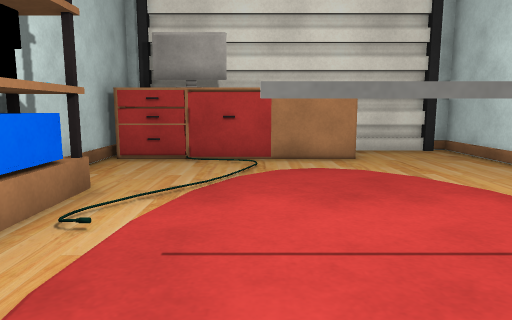
[1] (above)

14 first-person views from a walk through a Unity game level. The camera is 0.72 m above the floor, tilts 8° down and sees 70° across. The floor is counted in squares, 0.5 m on a side. Each view is taken from the middle of a square. On the plan, view 1 faces up. The plan holds only what a view shows up to about 16 squares ahead; the rest is blank. The place goes on beyond the plan. The player character is not drawn. Some surface patterns are stand-ins.

[2]
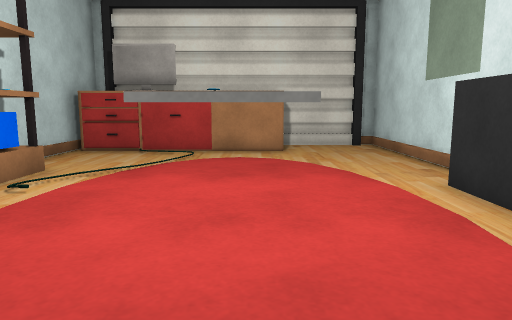

[3]
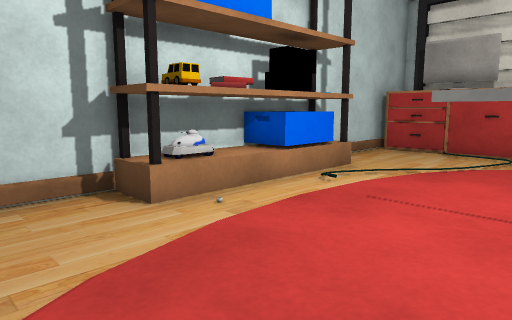

[4]
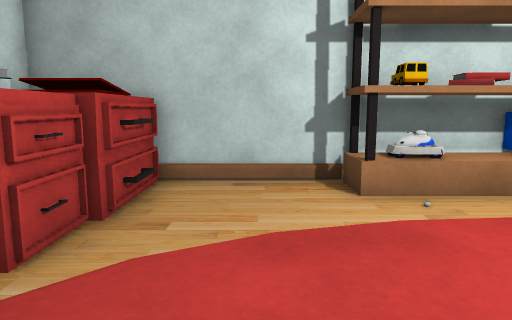

[5]
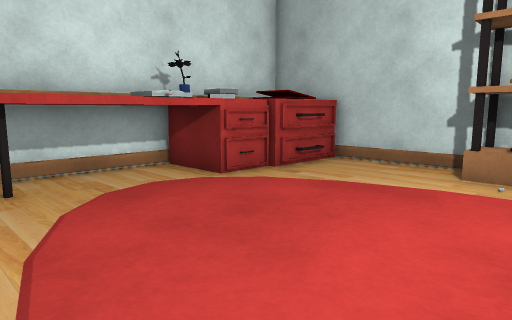

[6]
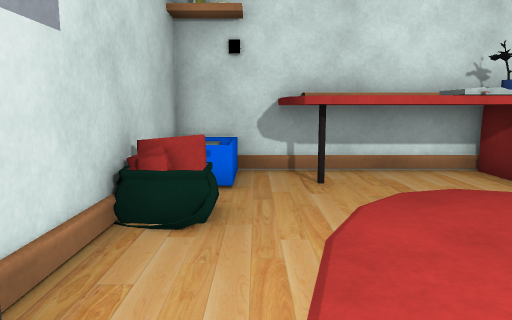

[7]
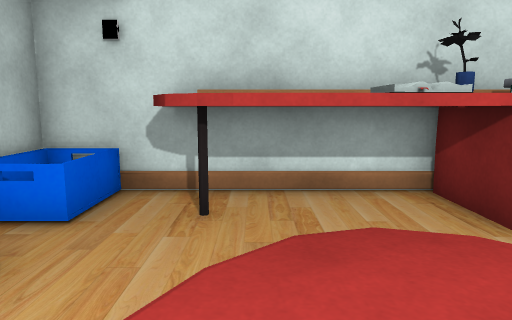

[8]
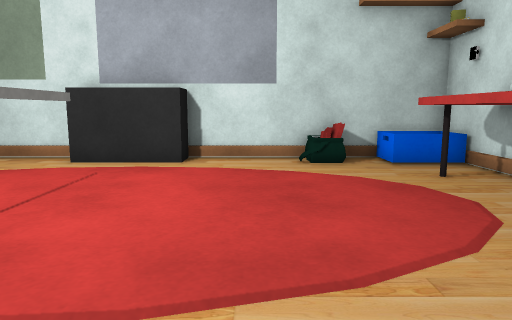

[9]
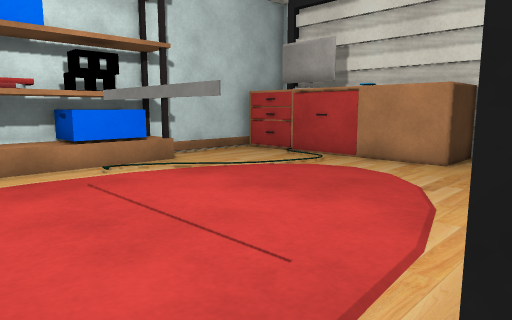

[10]
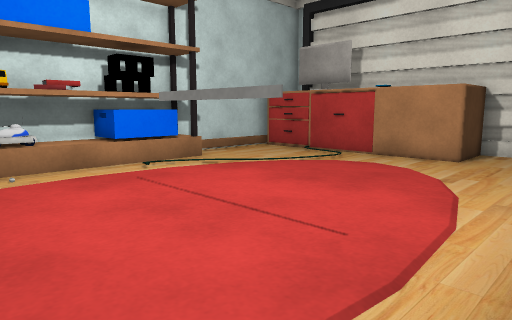

[11]
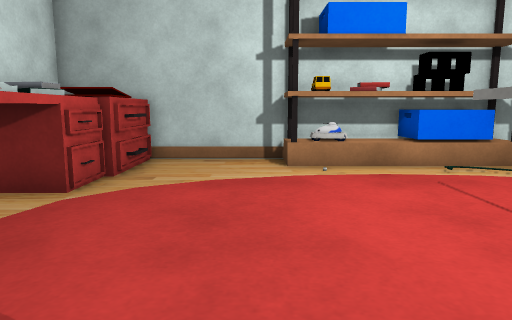

[12]
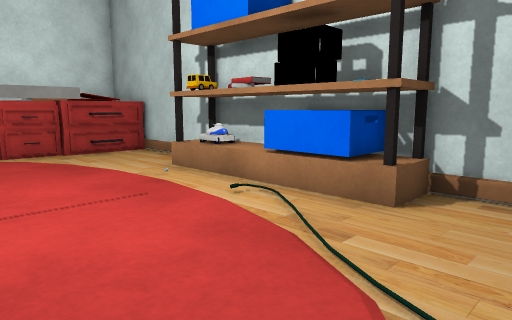

[13]
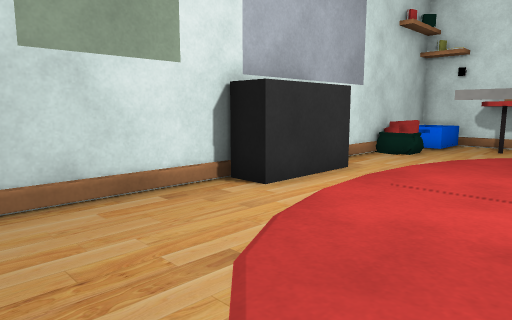

[14]
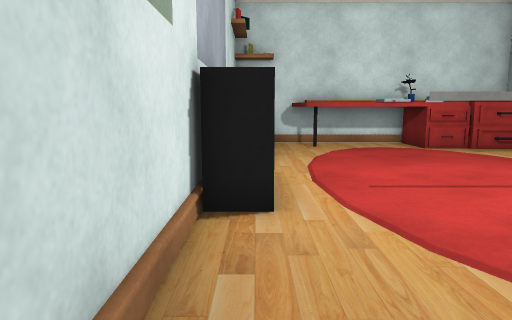

### Floor plan
Key: @ floor where view 1 was taken; # wall or solid block; . floor; = window, fence, low wall or low ledge; O other object.
Columns run from 5 left of view 1 to 7 right of it. Each row starts with its distance up from view 1.
 13         #####
 12 #OOOOO  O...#
 11 #OOOOOOOO...#
 10 #...........#
  9 #...........#
  8 #.....  ....#
  7 #=#..    ...#
  6 ###..    ...#
  5 ###.      .O#
  4  ##.      .O#
  3  ##. OOOO .O#
  2 ###.      .O#
  1 ###.    . ..#
  0 #....@   ...#
 -1 #....   ....#
 -2 #..... ....O#
 -3 #OOOOOOOO...#
 -4 #OO  OOOOO.O#
 -5 #O####OO#O.O#
 -6 #############

Positions as (right, up) in squares from view 1, and headings:
1: (0, 0), facing up
2: (2, -2), facing up
3: (2, -2), facing up-left
4: (3, -1), facing left
5: (5, 3), facing down-left
6: (5, 3), facing down
7: (3, 1), facing down
8: (-4, 0), facing right
9: (6, 1), facing up-left
10: (6, 0), facing up-left
11: (6, 0), facing left
12: (2, 9), facing down-left
13: (1, 10), facing down-right
14: (6, 10), facing down
